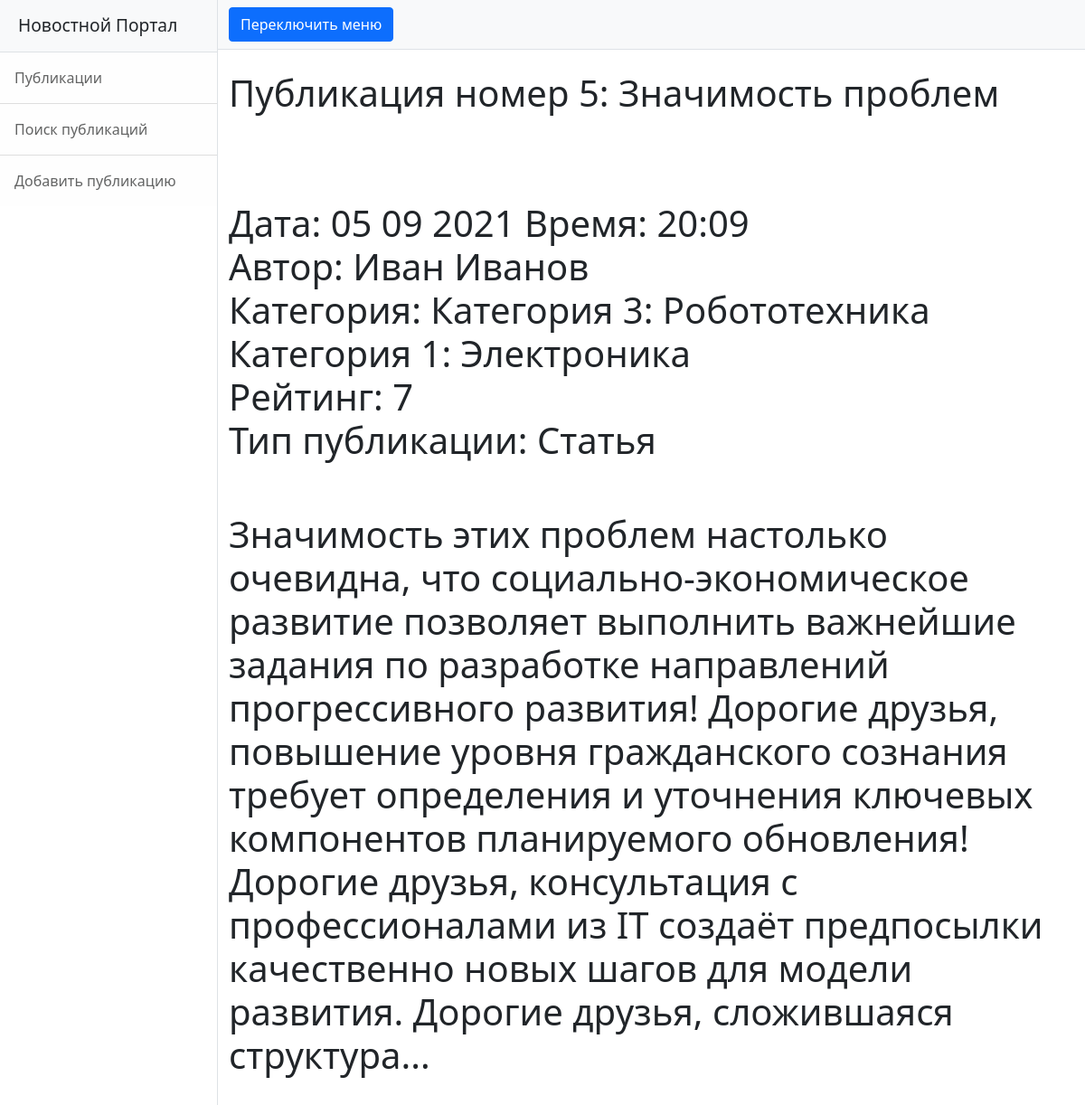
/news/5, run on the app's committed database.
### news/models.py (models this page shows, shortened)
class Post(models.Model):
    news = 'NS'
    article = 'AL'
    TYPES = [
        (news, 'Новость'),
        (article, 'Статья')
    ]
    type = models.CharField(max_length=2, choices=TYPES, default=news)
    date = models.DateTimeField(auto_now_add=True, verbose_name='Дата')
    name = models.CharField(max_length=255, verbose_name='Название')
    body = models.TextField()
    rating = models.SmallIntegerField(default=0, verbose_name='Рейтинг')
    author = models.ForeignKey(Author, on_delete=models.CASCADE)
    category = models.ManyToManyField(Category, through='PostCategory')
    class Meta:
        verbose_name = 'Публикация'
        verbose_name_plural = 'Публикации'

class Author(models.Model):
    user = models.OneToOneField(User, on_delete=models.CASCADE, verbose_name='Пользователь')
    rating = models.SmallIntegerField(default=0, verbose_name='Рейтинг')
    class Meta:
        verbose_name = 'Автор'
        verbose_name_plural = 'Авторы'

class Category(models.Model):
    name = models.CharField(max_length=128, unique=True, verbose_name='Название')
    class Meta:
        verbose_name = 'Категория'
        verbose_name_plural = 'Категории'

### news/views.py (the view)
# urls.py: path('<int:pk>', PostDetail.as_view()),
class PostDetail(DetailView):
    model = Post  # модель всё та же, но мы хотим получать детали конкретно отдельного товара
    template_name = 'post.html'  # название шаблона будет product.html
    context_object_name = 'post'  # название объекта. в нём будет

### news/templatetags/my_filters.py (called while the page is built)
@register.filter(name='censor')  # регистрируем наш фильтр под именем multiply, чтоб django понимал, что это именно фильтр, а не простая функция
def censor(value):  # первый аргумент здесь это то значение, к которому надо применить фильтр, второй аргумент — это аргумент фильтра, т. е. примерно следующее будет в шаблоне value|multiply:arg
    cens_filt = ['блять', 'бля']
    text_to_check = value
    for idx, i in enumerate(cens_filt):
        text_to_check = text_to_check.replace(i,'ТУТ БЫЛ МАТ')
    return text_to_check

### news/templates/post.html
{% extends 'flatpages/default.html' %}
{% load my_filters %}
{% block title %}
{{ post.name|censor }}
<br>
<br>
<br>
Дата: {{ post.date|date:'d m Y' }}
Время: {{ post.date|date:'H:m'}}
<br>
Автор: {{ post.author.user.first_name}} {{ post.author.user.last_name}}
<br>
Категория:
{% for i in post.category.values %}
{{i.name}}
{% endfor %}
<br>
Рейтинг: {{ post.rating}}
<br>
Тип публикации: {{post.get_type_display}}
{% endblock title %}
{% block content %}
<br>
<br>
<h1>{{ post.body|censor}}</h1>
<br>
<br>
<br>
{% endblock content %}

### data on the page
Post: name|censor "Публикация номер 5: Значимость проблем", date "05 09 2021", date "20:09", author.user.first_name "Иван", author.user.last_name "Иванов", rating "7", type "Статья", body|censor "Значимость этих проблем настолько очевидна, что социально-экономическое развитие позволяет выполнить важнейшие задания по разработке направлений прогрессивного развития! Дорогие друзья, повышение уровня гражданского сознания требует определения и уточнения ключевых компонентов планируемого обновления! Дорогие друзья, консультация с профессионалами из IT создаёт предпосылки качественно новых шагов для модели развития. Дорогие друзья, сложившаяся структура..."
Category: name "Категория 3: Робототехника"
Category: name "Категория 1: Электроника"
